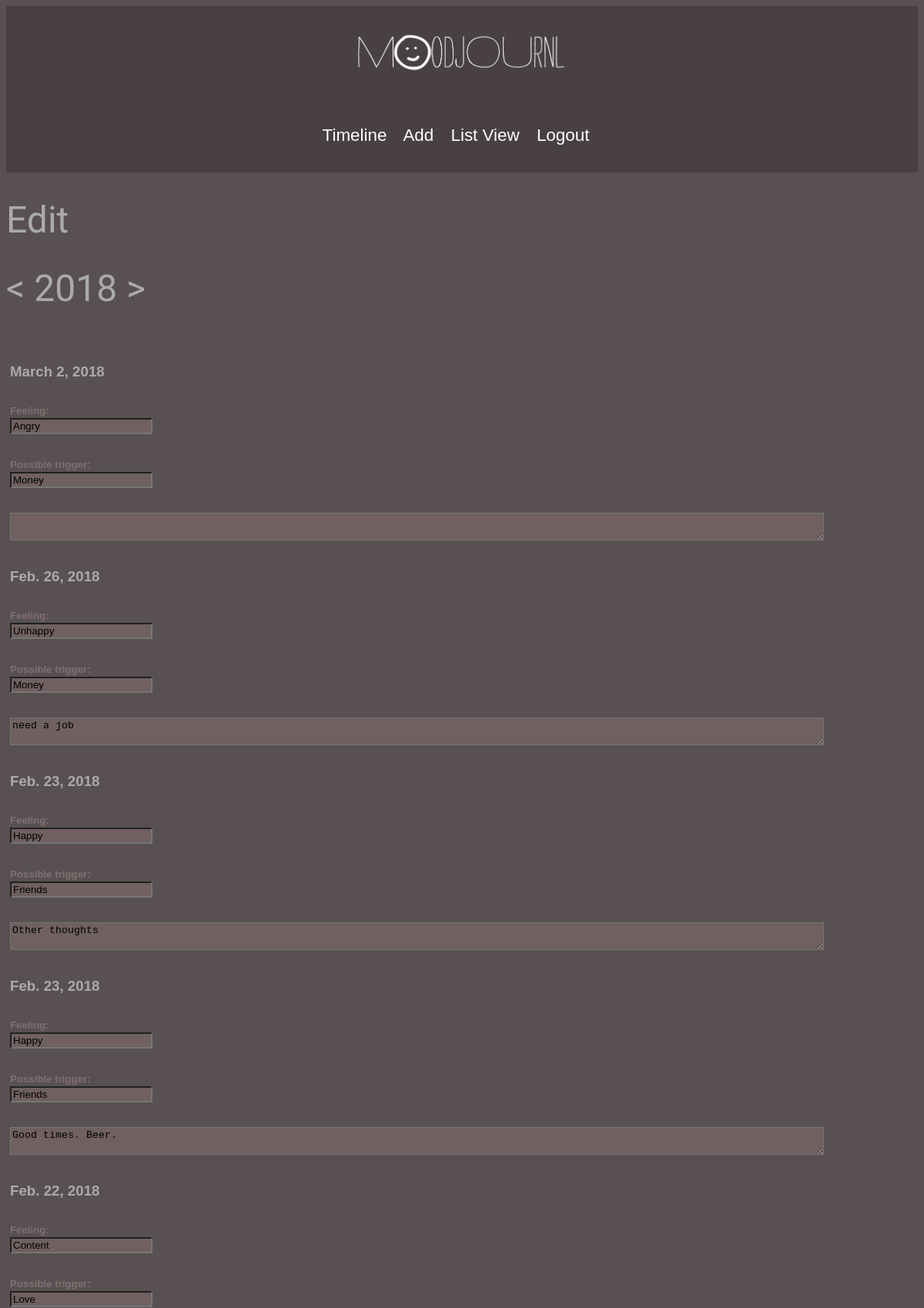
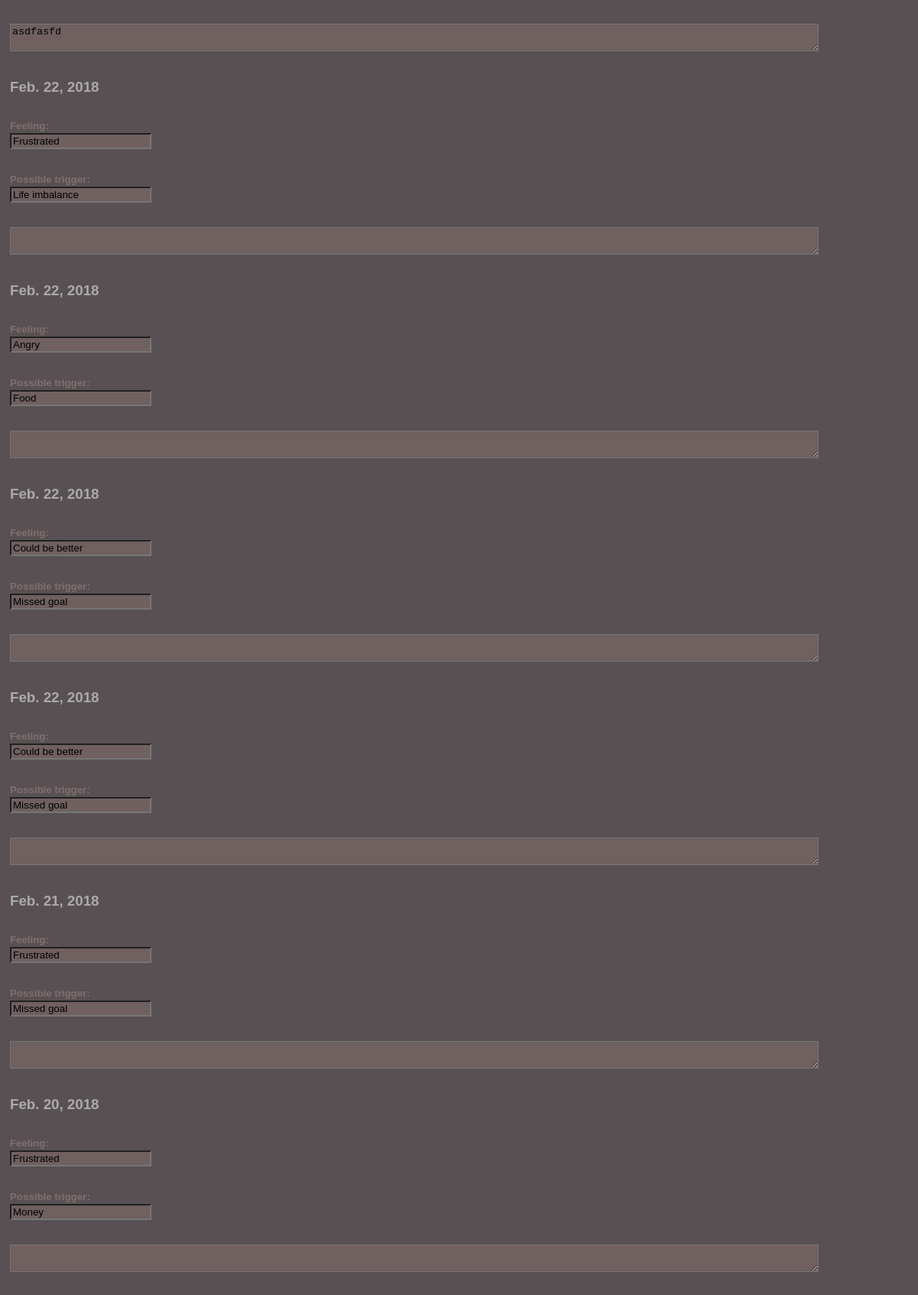
/edit/ (signed in, upper part), run on the app's committed database (2 pictures, top to bottom).
### mood/models.py (models this page shows, shortened)
class Feeling(models.Model):
    feeling = models.CharField(max_length=200)
    trigger = models.CharField(max_length=100, default="")
    trigger2 = models.CharField(max_length=100, default="")
    trigger3 = models.CharField(max_length=100, default="")
    journal = models.TextField()
    date = models.BigIntegerField(default=0)
    user = models.ForeignKey(User, on_delete=models.CASCADE, blank=False, null=False)

### mood/views.py (the view)
# urls.py: path('edit/', views.edit_all, name="edit"),
def edit_all(request):
    if not request.user or not request.user.is_authenticated:
        print("not auth")
        return redirect("login")
    feeling_set = Feeling.objects.filter(user_id=request.user.id)
    feeling_arr = []
    feeling_set = sorted(feeling_set, key=lambda feel: feel.date, reverse=True)
    for f in feeling_set:
        f.date = datetime.date.fromtimestamp(f.date/1000.0)
        feeling_arr.append(f)
    return render(request, "edit_all.html", { "feeling_data": feeling_arr, "questions": questions, "triggers_ordered" : triggers_ordered, } )

### mood/templates/edit_all.html (shortened to what this page needs)
{% extends 'base.html' %}
{%block content%}
<div class="pure-g">
   <div class="pure-u-3-5">
      <h1>Edit</h1>
   </div>
   <div class="pure-u-1-5">
      <h1>&lt; 2018 &gt;</h1>
   </div>
</div>
<div class="pure-g editall-form padding-5">
   <div class="pure-u-1 pure-u-md-3-5">
      <form>
         {% for i in feeling_data %}
         <div class="clickset spacer-bottom" id="{{i.id}}">
            <div class="pure-g">
               <div class="pure-u-1 pure-u-md-1-3 spacer-top">
                  <h3>{{i.date}}</h3>
               </div>
               <div class="pure-u-1 pure-u-md-1-3 spacer-top">
                  <h5>Feeling:</h5><input type="text" value="{{i.feeling}}">
               </div>
               <div class="pure-u-1 pure-u-md-1-3 spacer-top">
                  <h5>Possible trigger:</h5><input type="text" value="{{i.trigger}}">
               </div>
            </div>
            <div class="pure-g spacer-bottom spacer-top">
               <div class="pure-u-1">
                  <textarea type="text" cols="90">{{i.journal}}</textarea>
               </div>
            </div>
         </div>
         {%endfor%}
      </form>
   </div>
</div>
{%endblock%}

### mood/static/style.css (style rules this page uses)
body { color: #aaa; background-color: #585052; font-family: 'Libre Franklin:200,400,700', sans-serif; font-weight: 200; }
.spacer-bottom { margin-bottom: 2rem; }
.spacer-top { margin-top: 2rem; }
.padding-5 { padding: 5px; }
h1 { font-weight: 100; font-family: 'Amatic SC', sans-serif; font-size: 3.0rem; }
.clickset input { background-color: #706060; }
.clickset textarea { background-color: #706060; }
.editall-form textarea { background-color: #706060; -webkit-box-sizing: border-box; -moz-box-sizing: border-box; box-sizing: border-box; max-width: 100%; width: 90%; }
.editall-form h3, h5 { margin: 2px 0 2px 0; }
.editall-form h5 { color: #807070; }

### data on the page
Feeling: date "March 2, 2018", feeling "Angry", trigger "Money"
Feeling: date "Feb. 26, 2018", feeling "Unhappy", trigger "Money", journal "need a job"
Feeling: date "Feb. 23, 2018", feeling "Happy", trigger "Friends", journal "Other thoughts"
Feeling: date "Feb. 23, 2018", feeling "Happy", trigger "Friends", journal "Good times. Beer."
Feeling: date "Feb. 22, 2018", feeling "Content", trigger "Love", journal "asdfasfd"
Feeling: date "Feb. 22, 2018", feeling "Frustrated", trigger "Life imbalance"
Feeling: date "Feb. 22, 2018", feeling "Angry", trigger "Food"
Feeling: date "Feb. 22, 2018", feeling "Could be better", trigger "Missed goal"
Feeling: date "Feb. 22, 2018", feeling "Could be better", trigger "Missed goal"
Feeling: date "Feb. 21, 2018", feeling "Frustrated", trigger "Missed goal"
Feeling: date "Feb. 20, 2018", feeling "Frustrated", trigger "Money"
